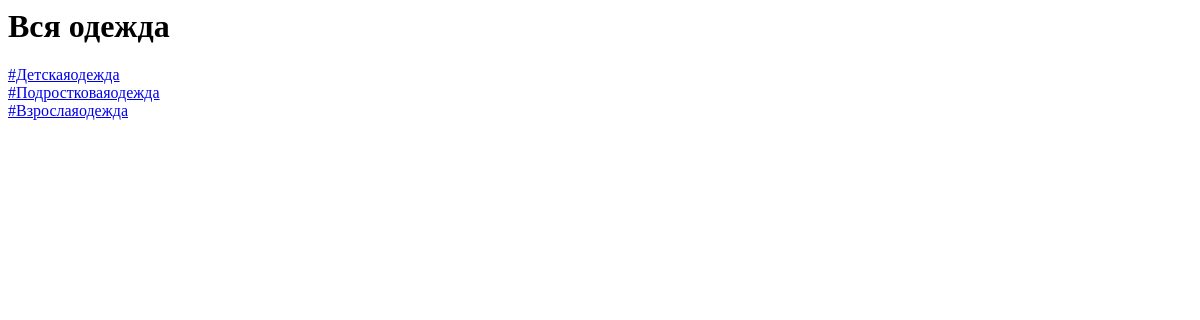
Page /all_clothes/ on the earlier database version.
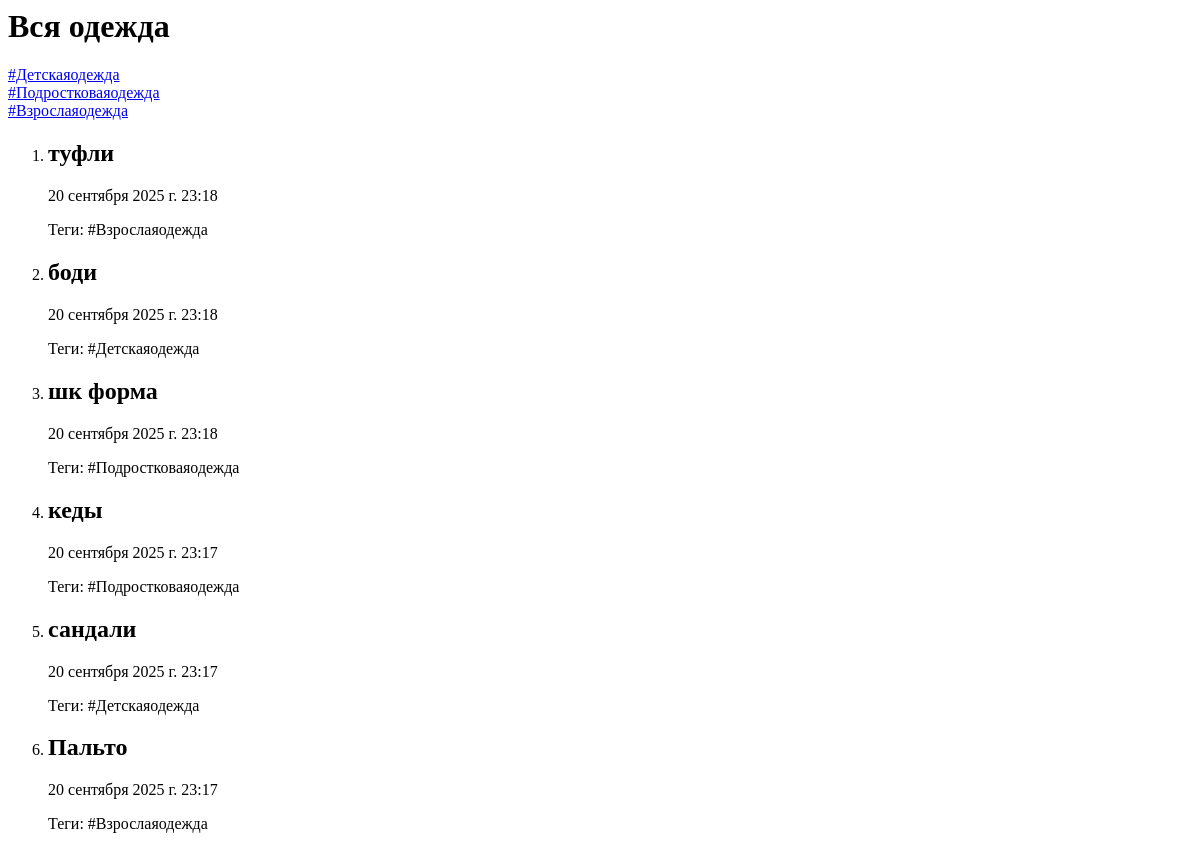
Same page on the later database version.
### clothes/models.py (models this page shows, shortened)
class Clothes(models.Model):
    title = models.CharField(max_length=100)
    tags = models.ManyToManyField(Tag)
    created_at = models.DateTimeField(auto_now_add=True)

class Tag(models.Model):
    name = models.CharField(max_length=100)

### clothes/views.py (the view)
# urls.py: path('all_clothes/', AllClothesViews.as_view(), name='all_clothes'),
class AllClothesViews(generic.ListView):
    model = Clothes
    template_name = 'all_clothes.html'
    context_object_name = 'clothes'
    ordering = ['-id']

### templates/all_clothes.html (shortened to what this page needs)
<h1>Вся одежда</h1>
<a href="{% url 'child_clothes' %}">#Детскаяодежда</a>
<a href="{% url 'teen_clothes' %}">#Подростковаяодежда</a>
<a href="{% url 'adult_clothes' %}">#Взрослаяодежда</a>
<ol>
  {% for i in clothes %}
  <li>
    <h2>{{ i.title }}</h2>
    <p>{{ i.created_at }}</p>
      <p>
        Теги:
        {% for tag in i.tags.all %}
          {{ tag.name }}{% if not forloop.last %}, {% endif %}
        {% empty %}
          без тегов
        {% endfor %}
      </p>
  </li>
  {% endfor %}
</ol>

Differences in the rows shown:
added Clothes: title "туфли", created_at "20 сентября 2025 г. 23:18"
added Tag: name "#Взрослаяодежда"
added Clothes: title "боди", created_at "20 сентября 2025 г. 23:18"
added Tag: name "#Детскаяодежда"
added Clothes: title "шк форма", created_at "20 сентября 2025 г. 23:18"
added Tag: name "#Подростковаяодежда"
added Clothes: title "кеды", created_at "20 сентября 2025 г. 23:17"
added Clothes: title "сандали", created_at "20 сентября 2025 г. 23:17"
added Clothes: title "Пальто", created_at "20 сентября 2025 г. 23:17"
